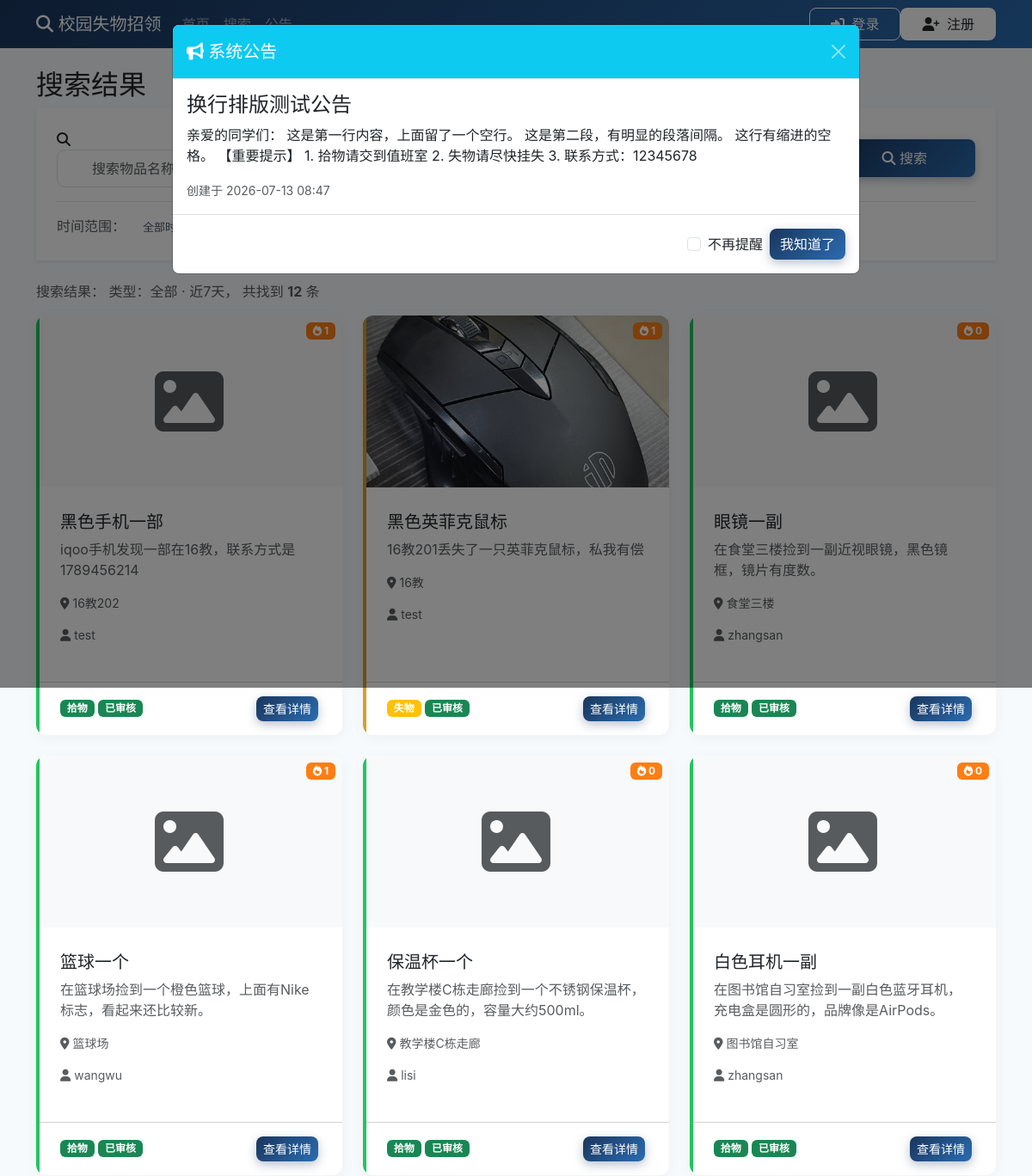
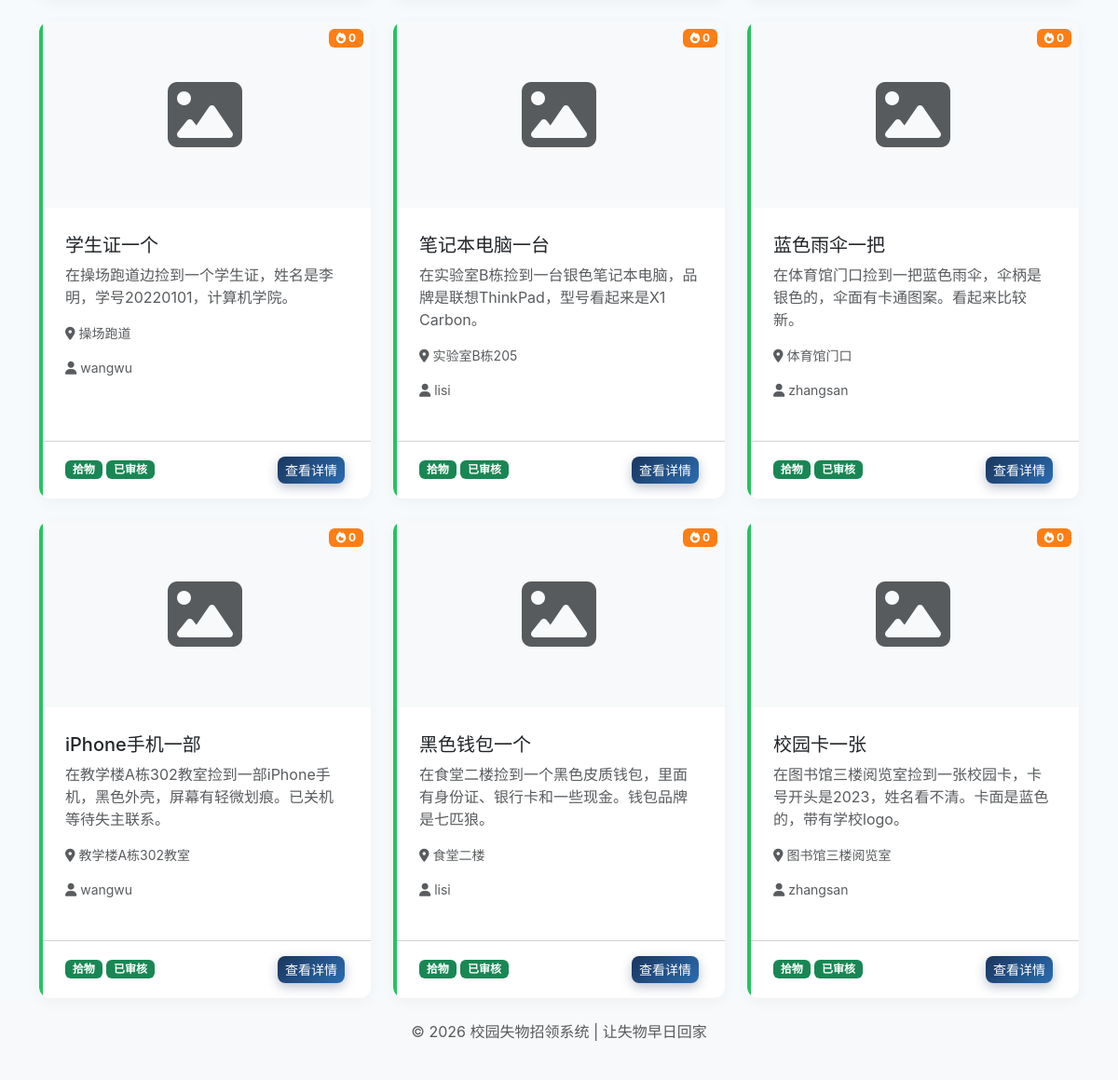
/search?keyword=&post_type=all&time=7d, run on the app's committed database (2 pictures, top to bottom).
### models.py (models this page shows, shortened)
class Post(db.Model):
    id = db.Column(db.Integer, primary_key=True)
    title = db.Column(db.String(100), nullable=False)
    description = db.Column(db.Text, nullable=False)
    pickup_time = db.Column(db.String(50), nullable=False)
    location = db.Column(db.String(100), nullable=False)
    place_location = db.Column(db.String(100), nullable=False)
    image = db.Column(db.String(200))
    author_id = db.Column(db.Integer, db.ForeignKey('user.id', ondelete='CASCADE'), nullable=False)
    post_type = db.Column(db.String(10), default='found')
    status = db.Column(db.String(20), default='pending')
    created_at = db.Column(db.DateTime, default=datetime.now)
    view_count = db.Column(db.Integer, default=0)
    author = db.relationship('User', backref=db.backref('posts', lazy=True))

class User(UserMixin, db.Model):
    id = db.Column(db.Integer, primary_key=True)
    username = db.Column(db.String(80), unique=True, nullable=False)
    password_hash = db.Column(db.String(120), nullable=False)
    role = db.Column(db.String(20), default='user')
    created_at = db.Column(db.DateTime, default=datetime.now)

### routes/main.py (the view)
@main_bp.route('/search')
def search():
    keyword = request.args.get('keyword', '')
    post_type = request.args.get('post_type', 'all')
    time_range = request.args.get('time', 'all')
    valid_ranges = ['all', '7d', '30d', '90d']
    if time_range not in valid_ranges:
        time_range = 'all'
    cutoff = None
    if time_range == '7d':
        cutoff = datetime.now() - timedelta(days=7)
    elif time_range == '30d':
        cutoff = datetime.now() - timedelta(days=30)
    elif time_range == '90d':
        cutoff = datetime.now() - timedelta(days=90)
    posts = []
    if keyword:
        posts = search_with_similarity(keyword, top_n=20)
        if post_type != 'all':
            posts = [p for p in posts if p.post_type == post_type]
        if cutoff is not None:
            posts = [p for p in posts if p.created_at >= cutoff]
    else:
        if post_type != 'all' or cutoff is not None:
            query = Post.query.filter_by(status='approved')
            if post_type != 'all':
                query = query.filter_by(post_type=post_type)
            if cutoff is not None:
                query = query.filter(Post.created_at >= cutoff)
            posts = query.order_by(Post.created_at.desc()).all()
    suggestions = ['学生证', '钥匙', '耳机', '校园卡', '钱包']
    hot_posts = Post.query.filter_by(status='approved').order_by(Post.created_at.desc()).limit(6).all()
    type_filter = post_type
    return render_template('search.html', posts=posts, keyword=keyword, post_type=post_type,
                           time_range=time_range, suggestions=suggestions, hot_posts=hot_posts,
                           type_filter=type_filter)

### templates/search.html (shortened to what this page needs)
{% extends "base.html" %}
{% block content %}
<h2>搜索结果</h2>
<div class="mb-4">
    <div class="bg-white rounded-xl p-4 shadow-sm">
        <form class="row g-3 align-items-center" id="searchForm" action="{{ url_for('main.search') }}" method="GET">
            <div class="col-md-7">
                <div class="relative">
                    <i class="fas fa-search absolute left-3 top-1/2 transform -translate-y-1/2 text-gray-400"></i>
                </div>
            </div>
            <div class="col-md-3">
                <div class="d-flex gap-2 flex-wrap">
                    <button type="button" class="filter-btn {% if type_filter == 'all' %}active{% endif %}" data-value="all">全部</button>
                    <button type="button" class="filter-btn {% if type_filter == 'found' %}active{% endif %}" data-value="found"> 拾物</button>
                    <button type="button" class="filter-btn {% if type_filter == 'lost' %}active{% endif %}" data-value="lost"> 失物</button>
                </div>
            </div>
            <div class="col-md-2">
                <button class="btn btn-primary w-100" type="submit" style="height: 44px;">
                    <i class="fas fa-search"></i> 搜索
                </button>
            </div>
        </form>
        <div class="mt-3 pt-3 border-top">
            <div class="d-flex gap-2 flex-wrap">
                <span class="text-muted text-sm">时间范围：</span>
                <a href="{{ url_for('main.search', keyword=keyword or '', post_type=type_filter, time='all') }}" class="time-filter {% if time_range == 'all' %}active{% endif %}">全部时间</a>
                <a href="{{ url_for('main.search', keyword=keyword or '', post_type=type_filter, time='7d') }}" class="time-filter {% if time_range == '7d' %}active{% endif %}">近7天</a>
                <a href="{{ url_for('main.search', keyword=keyword or '', post_type=type_filter, time='30d') }}" class="time-filter {% if time_range == '30d' %}active{% endif %}">近30天</a>
                <a href="{{ url_for('main.search', keyword=keyword or '', post_type=type_filter, time='90d') }}" class="time-filter {% if time_range == '90d' %}active{% endif %}">近90天</a>
            </div>
        </div>
    </div>
</div>
{% set type_text = {'all': '全部', 'found': '拾物', 'lost': '失物'} %}
{% set time_text = {'all': '全部时间', '7d': '近7天', '30d': '近30天', '90d': '近90天'} %}
{% if keyword or posts %}
<p class="text-muted">
    搜索结果：
    类型：{{ type_text[type_filter] }} ·
    {{ time_text[time_range] }}，
    共找到 <strong>{{ posts|length }}</strong> 条
</p>
{% endif %}
{% if not keyword and posts|length == 0 %}
<div class="text-center py-5 mb-4">
    <i class="fas fa-search fa-5x text-muted mb-3"></i>
    <h4 class="text-muted mb-4">试试搜索丢失的物品名称</h4>
    <div class="d-flex justify-content-center gap-3 mb-5">
        <a href="{{ url_for('post.publish') }}" class="btn btn-lg btn-outline-primary">
            <i class="fas fa-upload"></i> 去发布
        </a>
        <a href="{{ url_for('main.index', sort='hot') }}" class="btn btn-lg btn-outline-warning">
            <i class="fas fa-fire"></i> 看热门
        </a>
    </div>
</div>
{% if hot_posts %}
<h3 class="mb-3"><i class="fas fa-fire text-warning"></i> 热门推荐</h3>
<div class="row row-cols-1 row-cols-md-2 row-cols-lg-3 g-4 mb-5">
    {% for post in hot_posts %}
    <div class="col">
        <div class="card h-100 item-card {% if post.post_type == 'lost' %}lost{% endif %}">
            <span class="badge bg-orange text-white view-badge"><i class="fas fa-fire"></i> {{ post.view_count or 0 }}</span>
            {% if post.image %}
            <img src="{{ url_for('static', filename='images/' + post.image) }}" class="card-img-top" alt="物品图片" style="height: 200px; object-fit: cover;">
            {% else %}
            <div class="card-img-top bg-light d-flex align-items-center justify-content-center" style="height: 200px;">
                <i class="fas fa-image fa-5x text-muted"></i>
            </div>
            {% endif %}
            <div class="card-body">
                <h5 class="card-title">{{ post.title }}</h5>
                <p class="card-text text-muted">{{ post.description[:50] }}{% if post.description|length > 50 %}...{% endif %}</p>
                <div class="small text-muted">
                    <p><i class="fas fa-map-marker-alt"></i> {{ post.location }}</p>
                    {% if current_user.is_authenticated %}
                    <p><i class="fas fa-clock"></i> {{ post.pickup_time }}</p>
                    {% endif %}
                    <p><i class="fas fa-user"></i> {{ post.author.username }}</p>
                </div>
            </div>
            <div class="card-footer bg-transparent">
                <span class="badge bg-{{ 'success' if post.post_type == 'found' else 'warning' }}">
                    {{ '拾物' if post.post_type == 'found' else '失物' }}
                </span>
                <span class="badge bg-{{ 'success' if post.status == 'approved' else 'info' }}">
                    {{ '已审核' if post.status == 'approved' else '待审核' }}
                </span>
                <a href="{{ url_for('post.post_detail', post_id=post.id) }}" class="btn btn-primary float-end btn-sm">
                    查看详情
                </a>
            </div>
        </div>
    </div>
    {% endfor %}
</div>
{% endif %}
{% else %}
<div class="row row-cols-1 row-cols-md-2 row-cols-lg-3 g-4">
    {% for post in posts %}
    <div class="col">
        <div class="card h-100 item-card {% if post.post_type == 'lost' %}lost{% endif %}">
            <span class="badge bg-orange text-white view-badge"><i class="fas fa-fire"></i> {{ post.view_count or 0 }}</span>
            {% if post.image %}
            <img src="{{ url_for('static', filename='images/' + post.image) }}" class="card-img-top" alt="物品图片" style="height: 200px; object-fit: cover;">
            {% else %}
            <div class="card-img-top bg-light d-flex align-items-center justify-content-center" style="height: 200px;">
                <i class="fas fa-image fa-5x text-muted"></i>
            </div>
            {% endif %}
            <div class="card-body">
                <h5 class="card-title">{{ post.title }}</h5>
                <p class="card-text text-muted">{{ post.description[:50] }}{% if post.description|length > 50 %}...{% endif %}</p>
                <div class="small text-muted">
                    <p><i class="fas fa-map-marker-alt"></i> {{ post.location }}</p>
                    <p><i class="fas fa-user"></i> {{ post.author.username }}</p>
                </div>
            </div>
            <div class="card-footer bg-transparent">
                <span class="badge bg-{{ 'success' if post.post_type == 'found' else 'warning' }}">
                    {{ '拾物' if post.post_type == 'found' else '失物' }}
                </span>
                <span class="badge bg-{{ 'success' if post.status == 'approved' else 'info' }}">
                    {{ '已审核' if post.status == 'approved' else '待审核' }}
                </span>
                <a href="{{ url_for('post.post_detail', post_id=post.id) }}" class="btn btn-primary float-end btn-sm">
                    查看详情
                </a>
            </div>
        </div>
    </div>
    {% endfor %}
</div>
{% endif %}
{% endblock %}

### static/css/style.css (style rules this page uses)
:root { --primary-color: #1A365D; --primary-light: #2B6CB0; --primary-dark: #153E75; --secondary-color: #3182CE; --found-color: #22C55E; --lost-color: #D69E2E; --bg-card: #ffffff; --bg-card-alt: #f8f9fa; --text-primary: #1F2937; --text-secondary: #4A5568; --text-muted: #A0AEC0; --border-color: #E5E7EB; }
body { min-height: 100vh; display: flex; flex-direction: column; background-color: #F7FAFC; font-family: -apple-system, BlinkMacSystemFont, 'Segoe UI', Roboto, 'Helvetica Neue', Arial, sans-serif; }
.card { transition: transform 0.3s ease, box-shadow 0.3s ease; border-radius: 12px; border: none; box-shadow: 0 4px 16px rgba(0, 0, 0, 0.04); position: relative; overflow: hidden; }
.card::before { content: ''; position: absolute; top: 0; left: 0; right: 0; height: 3px; background: linear-gradient(90deg, var(--primary-color) 0%, var(--primary-light) 50%, var(--primary-color) 100%); z-index: 1; }
.card-body { padding: 1.75rem; }
.card-footer { padding: 1rem 1.75rem; }
.card-img-top { object-fit: cover; transition: transform 0.4s ease, filter 0.4s ease; }
.btn { transition: all 0.3s ease; border-radius: 8px; }
.btn-primary { background: linear-gradient(135deg, #1A365D 0%, #2B6CB0 100%) !important; border: none !important; box-shadow: 0 4px 12px rgba(26, 54, 93, 0.3); }
.item-card { position: relative; overflow: hidden; }
.item-card::before { content: ''; position: absolute; top: 0; left: 0; width: 4px; height: 100%; background: var(--found-color); z-index: 1; }
.item-card.lost::before { background: var(--lost-color); }
.view-badge { position: absolute; top: 8px; right: 8px; z-index: 2; }
.bg-orange { background-color: #FD7E14 !important; }
.filter-btn { padding: 6px 16px; border-radius: 20px; border: 1px solid #E2E8F0; background: white; color: #4A5568; font-size: 14px; cursor: pointer; transition: all 0.3s ease; }
.filter-btn.active { background: linear-gradient(135deg, #1A365D 0%, #2B6CB0 100%); border-color: #1A365D; color: white; }
.time-filter { padding: 4px 12px; border-radius: 16px; text-decoration: none; color: #4A5568; font-size: 13px; transition: all 0.3s ease; }
.time-filter.active { background: var(--primary-color); color: white; }

### data on the page
Post: view_count "1", title "黑色手机一部", description "iqoo手机发现一部在16教，联系方式是1789456214", location "16教202", author.username "test", post_type "拾物", status "已审核"
Post: view_count "1", image (picture), title "黑色英菲克鼠标", description "16教201丢失了一只英菲克鼠标，私我有偿", location "16教", author.username "test", post_type "失物", status "已审核"
Post: view_count "0", title "眼镜一副", description "在食堂三楼捡到一副近视眼镜，黑色镜框，镜片有度数。", location "食堂三楼", author.username "zhangsan", post_type "拾物", status "已审核"
Post: view_count "1", title "篮球一个", description "在篮球场捡到一个橙色篮球，上面有Nike标志，看起来还比较新。", location "篮球场", author.username "wangwu", post_type "拾物", status "已审核"
Post: view_count "0", title "保温杯一个", description "在教学楼C栋走廊捡到一个不锈钢保温杯，颜色是金色的，容量大约500ml。", location "教学楼C栋走廊", author.username "lisi", post_type "拾物", status "已审核"
Post: view_count "0", title "白色耳机一副", description "在图书馆自习室捡到一副白色蓝牙耳机，充电盒是圆形的，品牌像是AirPods。", location "图书馆自习室", author.username "zhangsan", post_type "拾物", status "已审核"
Post: view_count "0", title "学生证一个", description "在操场跑道边捡到一个学生证，姓名是李明，学号20220101，计算机学院。", location "操场跑道", author.username "wangwu", post_type "拾物", status "已审核"
Post: view_count "0", title "笔记本电脑一台", description "在实验室B栋捡到一台银色笔记本电脑，品牌是联想ThinkPad，型号看起来是X1 Carbon。", location "实验室B栋205", author.username "lisi", post_type "拾物", status "已审核"
Post: view_count "0", title "蓝色雨伞一把", description "在体育馆门口捡到一把蓝色雨伞，伞柄是银色的，伞面有卡通图案。看起来比较新。", location "体育馆门口", author.username "zhangsan", post_type "拾物", status "已审核"
Post: view_count "0", title "iPhone手机一部", description "在教学楼A栋302教室捡到一部iPhone手机，黑色外壳，屏幕有轻微划痕。已关机等待失主联系。", location "教学楼A栋302教室", author.username "wangwu", post_type "拾物", status "已审核"
Post: view_count "0", title "黑色钱包一个", description "在食堂二楼捡到一个黑色皮质钱包，里面有身份证、银行卡和一些现金。钱包品牌是七匹狼。", location "食堂二楼", author.username "lisi", post_type "拾物", status "已审核"
Post: view_count "0", title "校园卡一张", description "在图书馆三楼阅览室捡到一张校园卡，卡号开头是2023，姓名看不清。卡面是蓝色的，带有学校logo。", location "图书馆三楼阅览室", author.username "zhangsan", post_type "拾物", status "已审核"

### other printed values
{{ type_text[type_filter] }} "全部"
{{ time_text[time_range] }} "近7天"
{{ posts|length }} "12"
